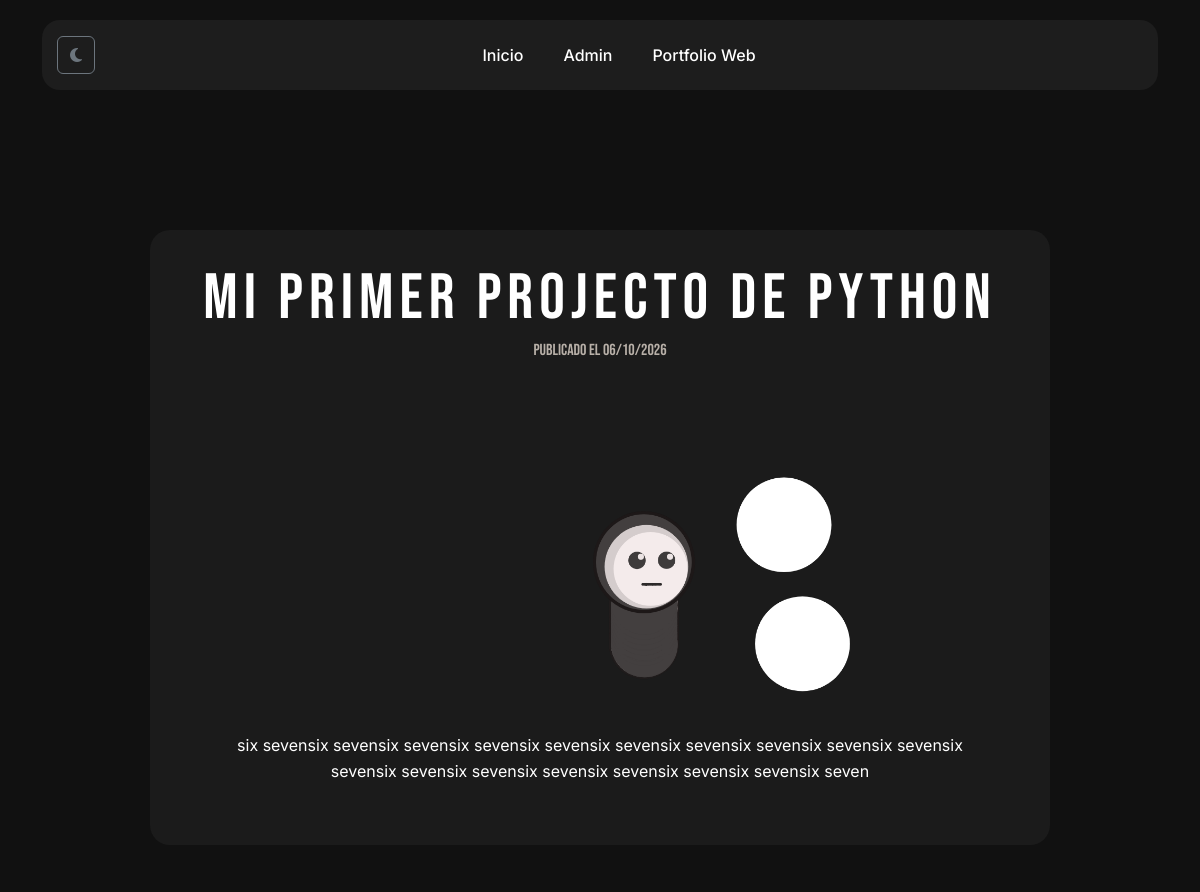
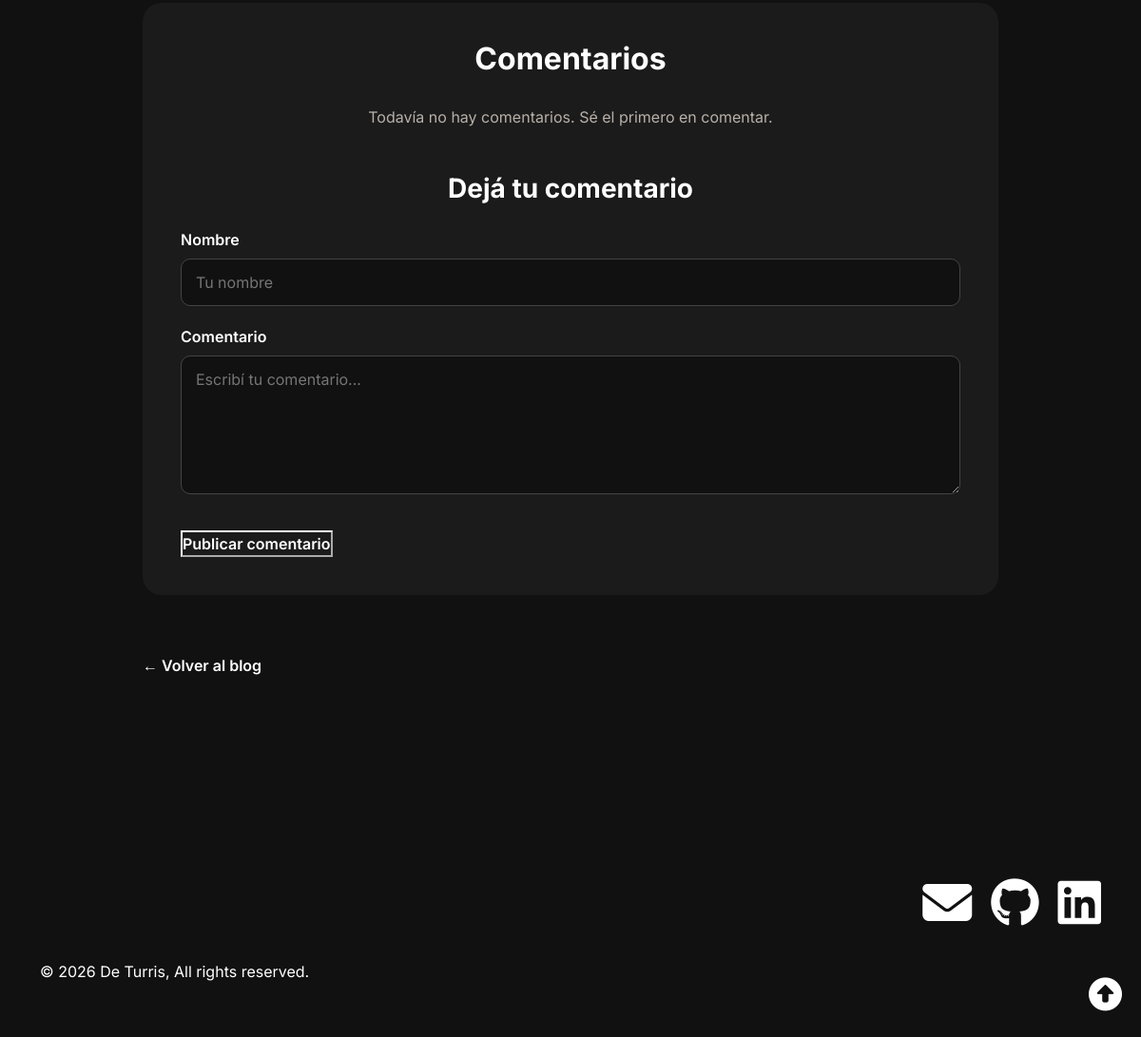
Page /blog/1/ on the committed database (2 pictures, top to bottom).
### blog/models.py (models this page shows, shortened)
class Post(models.Model):
    titulo = models.CharField(max_length=200)
    contenido = models.TextField()
    imagen = models.FileField(upload_to='archivos/', blank=True, null=True)
    fecha = models.DateTimeField(auto_now_add=True)

### blog/views.py (the view, shortened to what this page needs)
# urls.py: path('blog/<int:post_id>/', blog_views.detalle_post, name='detalle_post'),
def detalle_post(request, post_id):
    post = get_object_or_404(Post, id=post_id)
    comentarios = post.comentarios.all().order_by("-fecha")
    return render(request, "blog/detalle.html", {
        "post": post,
        "comentarios": comentarios
    })

### blog/templates/blog/detalle.html (shortened to what this page needs)
{% extends "base.html" %}
{% load static %}
{% block extra_css %}
<link rel="stylesheet" href="{% static 'blog/styles.css' %}">
{% endblock %}
{% block navbar %}
<ul class="navbar-nav mx-auto">
    <li class="nav-item">
        <a class="nav-link" href="{% url 'blog' %}">Inicio</a>
    </li>
    <li class="nav-item">
        <a class="nav-link" href="/admin/">Admin</a>
    </li>
    <li class="nav-item">
        <a class="nav-link" href="{% url 'portfolio' %}">Portfolio Web</a>
    </li>
</ul>
{% endblock %}
{% block content %}
<main class="container">
    <article class="post-detalle">
        <h1 class="nombre-principal">
            {{ post.titulo }}
        </h1>
        <p class="fecha-post">
            Publicado el {{ post.fecha|date:"d/m/Y" }}
        </p>
        {% if post.imagen %}
            <img src="{{ post.imagen.url }}"
                 alt="{{ post.titulo }}"
                 class="imagen-detalle">
        {% endif %}
        <div class="contenido-post">
            {{ post.contenido|linebreaks }}
        </div>
    </article>
    <section class="comentarios">
        <h2>Comentarios</h2>
        {% for comentario in comentarios %}
            <div class="comentario">
                <div class="comentario-cabecera">
                    <strong>{{ comentario.nombre }}</strong>
                    <small>
                        {{ comentario.fecha|date:"d/m/Y H:i" }}
                    </small>
                </div>
                <p>
                    {{ comentario.contenido }}
                </p>
            </div>
        {% empty %}
            <p class="sin-comentarios">
                Todavía no hay comentarios. Sé el primero en comentar.
            </p>
        {% endfor %}
        <div class="formulario-comentario">
            <h3>Dejá tu comentario</h3>
            <form method="POST">
                <div class="campo">
                    <label for="nombre">Nombre</label>
                    <input
                        type="text"
                        id="nombre"
                        name="nombre"
                        placeholder="Tu nombre"
                        required>
                </div>
                <div class="campo">
                    <label for="contenido">Comentario</label>
                    <textarea
                        id="contenido"
                        name="contenido"
                        rows="5"
                        placeholder="Escribí tu comentario..."
                        required></textarea>
                </div>
                <button type="submit" class="btn-post">
                    Publicar comentario
                </button>
            </form>
        </div>
    </section>
    <div class="volver-blog">
        <a href="{% url 'blog' %}" class="btn-post">
            ← Volver al blog
        </a>
    </div>
</main>
{% endblock %}

### static/base.css (style rules this page uses)
:root, [data-bs-theme="light"] { --bg: #F0F0E8; --text: #111111; --card: #F3F3F3; --header: #F0F0E8; --navbar: #FFFFFF; --nav-text: #3B322C; --subtitulo: #6B625B; --borde: #212529; --iconos: #3B322C; --accent: #B08D57; }
[data-bs-theme="dark"] { --bg: #111111; --text: #FFFFFF; --card: #1B1B1B; --header: #111111; --navbar: #1D1D1D; --nav-text: #FFFFFF; --subtitulo: #B8B0A8; --borde: #444444; --iconos: #FFFFFF; }
body { background-color: var(--bg); margin: 0; font-family: "Inter", sans-serif; color: var(--text); }
h2, h3 { font-weight: 700; text-align: center; }
h2 { margin-bottom: 20px; }
p { font-size: 16px; line-height: 1.6; text-align: center; }
.nombre-principal { font-family: "Bebas Neue", sans-serif; font-size: 7rem; letter-spacing: 6px; line-height: 0.9; color: var(--text); text-align: left; }
.nav-link { font-weight: 500; color: var(--nav-text); margin: 0 12px; transition: 0.3s; }

### blog/static/blog/styles.css (style rules this page uses)
main { padding-top: 60px; padding-bottom: 80px; }
.btn-post { display: inline-block; background: transparent; color: var(--text); padding: 0; margin-top: 12px; border-radius: 0; text-decoration: none; font-weight: 600; transition: 0.2s; }
.imagen-detalle { display: block; width: 65%; max-width: 600px; max-height: 400px; object-fit: cover; margin: 0 auto 40px; border-radius: 15px; }
.post-detalle { max-width: 900px; margin: 60px auto 0; padding: 40px; background: var(--card); border-radius: 20px; }
.post-detalle .nombre-principal { text-align: center; font-size: 4rem; margin-bottom: 10px; }
.fecha-post { font-family: "Bebas Neue", sans-serif; text-align: center; color: var(--subtitulo); margin-bottom: 35px; }
.contenido-post { max-width: 750px; margin: 0 auto; font-size: 1.08rem; line-height: 1.8; }
.contenido-post p { margin-bottom: 20px; }
.comentarios { max-width: 900px; margin: 50px auto; padding: 40px; background: var(--card); border-radius: 20px; }
.comentarios h2 { margin-bottom: 30px; }
.sin-comentarios { color: var(--subtitulo); }
.formulario-comentario { margin-top: 45px; }
.formulario-comentario h3 { margin-bottom: 25px; }
.campo { margin-bottom: 20px; }
.campo label { display: block; margin-bottom: 8px; font-weight: 600; }
.campo input, .campo textarea { width: 100%; padding: 12px 15px; border: 1px solid var(--borde); border-radius: 10px; background: var(--bg); color: var(--text); font-family: inherit; }
.campo textarea { resize: vertical; }
.volver-blog { max-width: 900px; margin: 0 auto 60px; }

### rows in the picture
Post: titulo "Mi primer projecto de python", fecha "06/10/2026", imagen (picture), contenido "six sevensix sevensix sevensix sevensix sevensix sevensix sevensix sevensix sevensix sevensix sevensix sevensix sevensix sevensix sevensix sevensix sevensix seven"
